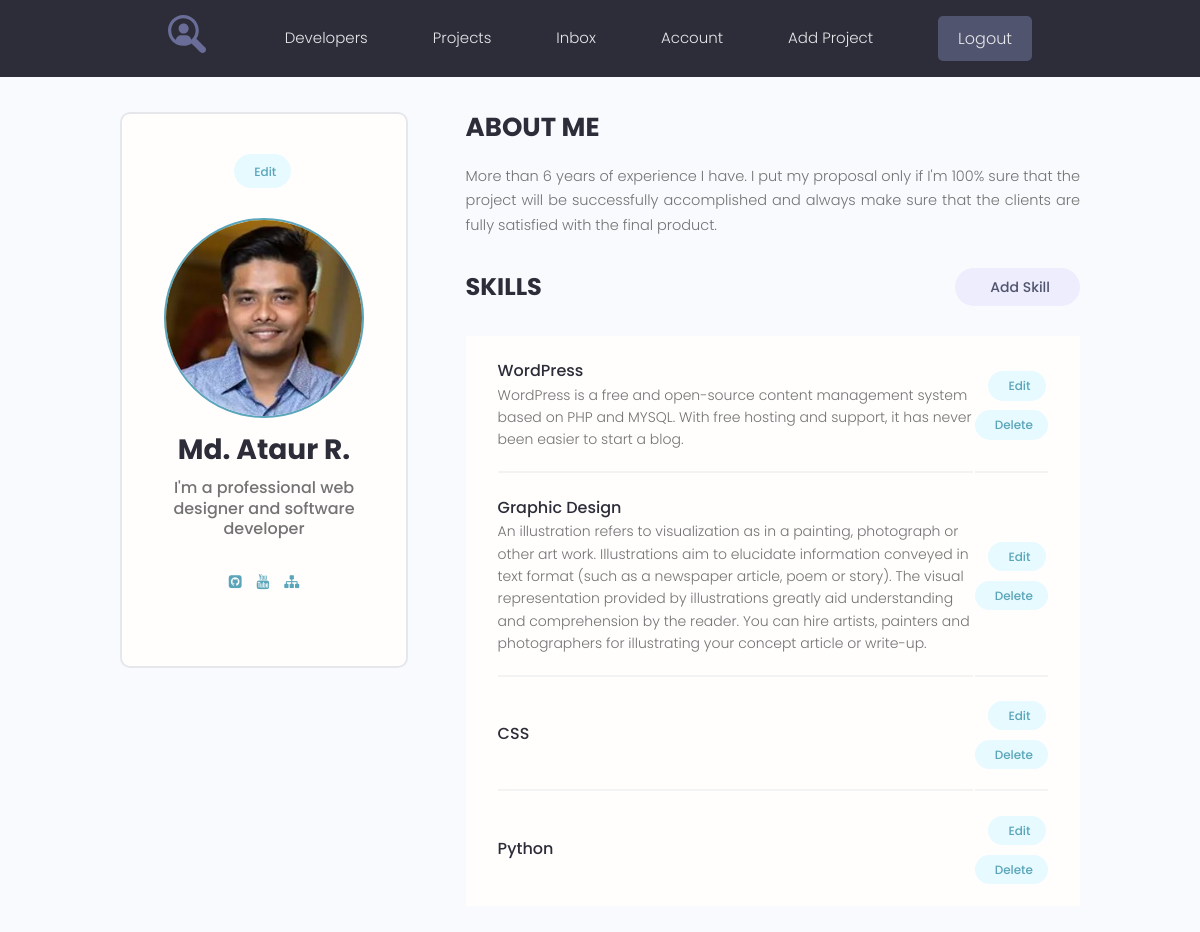
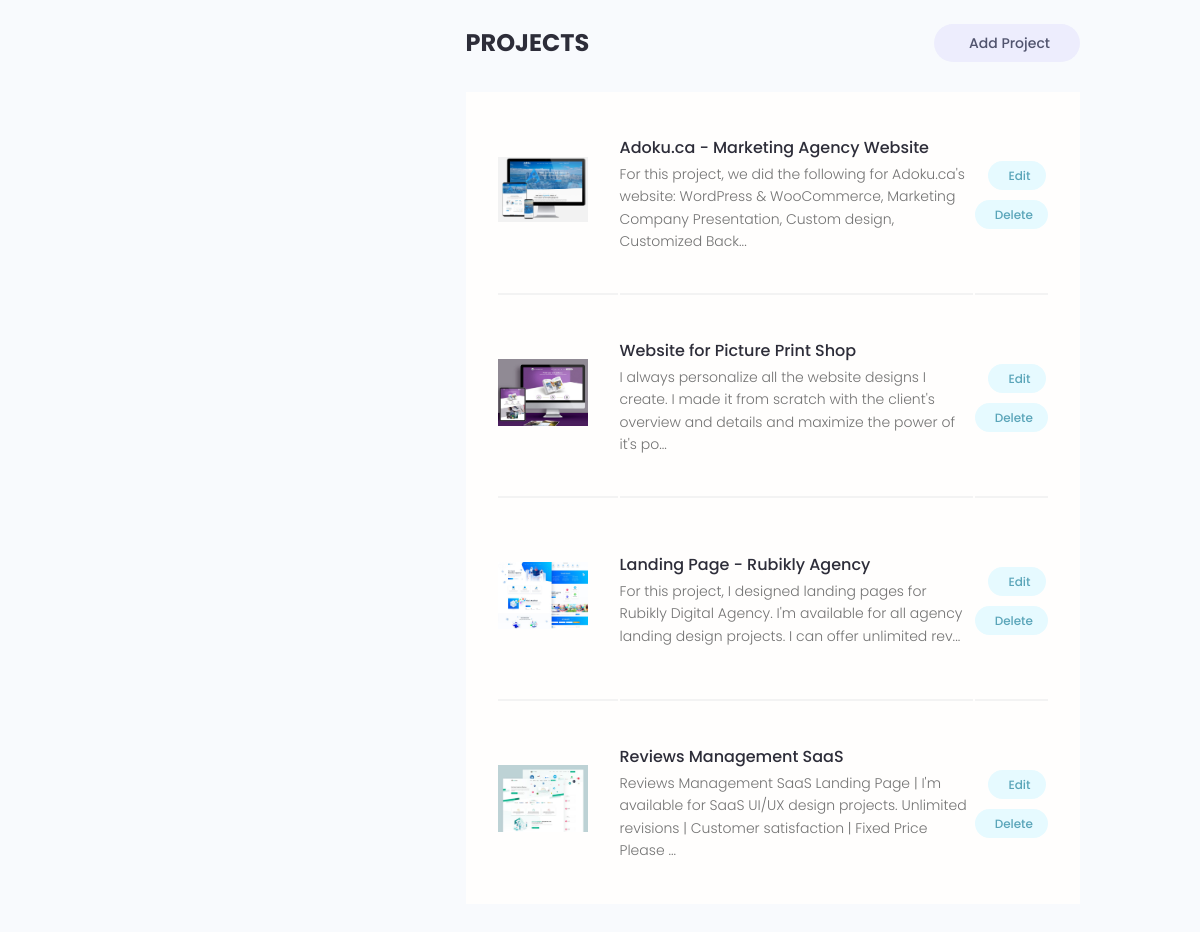
/account/ (signed in), run on the app's committed database (2 pictures, top to bottom).
### users/models.py (models this page shows, shortened)
class Profile(models.Model):
    user = models.OneToOneField(User, on_delete=models.CASCADE, null=True, blank=True)
    name = models.CharField(max_length=200, null=True, blank=True)
    email = models.EmailField(max_length=500, null=True, blank=True)
    username = models.CharField(max_length=200, null=True, blank=True)
    short_intro = models.CharField(max_length=200, null=True, blank=True)
    bio = models.TextField(null=True, blank=True)
    profile_image = models.ImageField(upload_to="profiles/", default="profiles/user-default.png", null=True, blank=True)
    social_github = models.CharField(max_length=200, null=True, blank=True)
    social_youtube = models.CharField(max_length=200, null=True, blank=True)
    social_website = models.CharField(max_length=200, null=True, blank=True)
    created = models.DateTimeField(auto_now_add=True)

class Skill(models.Model):
    owner = models.ForeignKey(Profile, on_delete=models.CASCADE, null=True, blank=True)
    name = models.CharField(max_length=200, null=True, blank=True)
    description = models.TextField(null=True, blank=True)
    created = models.DateTimeField(auto_now_add=True)

### projects/models.py (models this page shows, shortened)
class Project(models.Model):
    owner = models.ForeignKey(Profile, on_delete=models.SET_NULL, null=True, blank=True)
    title = models.CharField(max_length=200)
    description = models.TextField(null=True, blank=True)
    featured_images = models.ImageField(upload_to="projects/%Y/%m/%d/", blank=True, default="default.jpg")
    demo_link = models.CharField(max_length=2000, blank=True)
    source_link = models.CharField(max_length=2000, blank=True)
    tags = models.ManyToManyField('Tag', blank=True)
    vote_total = models.IntegerField(default=0, blank=True)
    vote_rating = models.IntegerField(default=0, blank=True)
    created = models.DateTimeField(auto_now_add=True)

### users/views.py (the view)
# urls.py: path('account/', views.user_account, name="account"),
@login_required(login_url='login')
def user_account(request):
    prof = request.user.profile
    skills = prof.skill_set.all()
    projects = prof.project_set.all()
    context = {
        'profile': prof,
        'skills': skills,
        'projects': projects,
    }
    return render(request, 'users/account.html', context)

### users/templates/users/account.html (shortened to what this page needs)
{% extends 'projects/base.html' %}
{% block content %}
<main class="settingsPage profile my-md">
    <div class="container">
        <div class="layout">
            <div class="column column--1of3">
                <div class="card text-center">
                    <div class="card__body dev">
                        <a class="tag tag--pill tag--main settings__btn" href="{% url 'edit-account' %}"> Edit</a>
                        <img class="avatar avatar--xl dev__avatar" src="{{ profile.profile_image.url }}"/>
                        <h2 class="dev__name">{{ profile.name }}</h2>
                        <p class="dev__title">{{ profile.short_intro }}</p>
                        <ul class="dev__social">
                            {% if profile.social_github %}
                            <li>
                                <a title="Github" href="{{ profile.social_github }}" target="_blank"><i
                                        class="fa fa-github-square"></i></a>
                            </li>
                            {% endif %}
                            {% if profile.social_youtube %}
                            <li>
                                <a title="Youtube" href="{{ profile.social_youtube }}" target="_blank"><i
                                        class="fa fa-youtube"></i></a>
                            </li>
                            {% endif %}
                            {% if profile.social_website %}
                            <li>
                                <a title="Personal Website" href="{{ profile.social_website }}" target="_blank"><i
                                        class="fa fa-sitemap"></i></a>
                            </li>
                            {% endif %}
                        </ul>
                    </div>
                </div>
            </div>
            <div class="column column--2of3">
                <div class="devInfo">
                    <h3 class="devInfo__title">About Me</h3>
                    <p class="devInfo__about">
                        {{ profile.bio }}
                    </p>
                </div>
                <div class="settings">
                    <h3 class="settings__title">Skills</h3>
                    <a class="tag tag--pill tag--sub settings__btn tag--lg" href="#"> Add
                        Skill</a>
                </div>
                <table class="settings__table">
                  {% for skill in skills %}
                    <tr>
                        <td class="settings__tableInfo">
                            <h4>{{ skill.name }}</h4>
                            <p>
                                {{ skill.description }}
                            </p>
                        </td>
                        <td class="settings__tableActions">
                            <a class="tag tag--pill tag--main settings__btn" href="#">
                                Edit</a>
                            <a class="tag tag--pill tag--main settings__btn" href="#">
                                Delete</a>
                        </td>
                    </tr>
                  {% endfor %}
                </table>
                <div class="settings">
                    <h3 class="settings__title">Projects</h3>
                    <a class="tag tag--pill tag--sub settings__btn tag--lg" href="#"> Add
                        Project</a>
                </div>
                <table class="settings__table">
                  {% for project in projects %}
                    <tr>
                        <td class="settings__thumbnail">
                            <a href="{% url 'project' project.id %}"><img src="{{ project.featured_images.url }}" alt="Project Thumbnail"/></a>
                        </td>
                        <td class="settings__tableInfo">
                            <a href="{% url 'project' project.id %}">{{ project.title }}</a>
                            <p>
                                {{ project.description|slice:"150" }}...
                            </p>
                        </td>
                        <td class="settings__tableActions">
                            <a class="tag tag--pill tag--main settings__btn" href="#">
                                Edit</a>
                            <a class="tag tag--pill tag--main settings__btn" href="#">
                                Delete</a>
                        </td>
                    </tr>
                  {% endfor %}
                </table>
            </div>
        </div>
    </div>
</main>
{% endblock %}

### projects/static/styles/app.css (style rules this page uses)
:root { --color-sub: #2d2d39; }
.card { border: 2px solid var(--color-light); }
img { width: 100%; }
.profile .card > .dev { padding: 4rem; }
.dev__avatar { display: block; margin: auto; }
.dev__name { color: var(--color-sub); font-size: 2.8rem; font-weight: 700; margin-top: 1rem; margin-bottom: 0.5rem; }
.dev__title { font-size: 1.6rem; font-weight: 500; line-height: 1.3; }
.dev__social { margin: 3rem 0; list-style: none; display: flex; justify-content: center; gap: 1.5rem; }
.devInfo { margin-bottom: 3rem; }
.devInfo__title, .devInfo__subtitle { font-size: 2.6rem; color: var(--color-sub); text-transform: uppercase; font-weight: 700; margin-bottom: 1.5rem; }
.devInfo__about, .devSkill__info { font-size: 1.45rem; line-height: 1.7; text-align: justify; }
.settingsPage .dev > .settings__btn { display: inline-block; margin-bottom: 3rem; }
.settings { display: flex; justify-content: space-between; align-items: center; }
.settings__title { font-size: 2.4rem; text-transform: uppercase; font-weight: 700; color: var(--color-sub); }
.settings__table { margin-top: 3rem; margin-bottom: 5rem; padding: 0 3rem; background: var(--color-white); }
.settings__table tr { width: 100%; }
.settings__table tr > td { padding: 2rem 0; }
.settings__table tr:not(:last-child) td { border-bottom: 2px solid var(--color-white-light); }
.settings__thumbnail { width: 23%; min-width: 10rem; }
.settings__thumbnail img { padding-right: 3rem; height: 15rem; object-fit: contain; }
.settings__tableInfo { width: 100%; }
.settings__tableInfo h4, .settings__tableInfo a { padding-right: 1rem; width: auto; font-size: 1.6rem; font-weight: 500; color: var(--color-sub); }
.settings__tableInfo p { font-size: 1.4rem; }
.settings__tableActions { text-align: right; }

### projects/static/uikit/styles/modules/_variables.css (style rules this page uses)
:root { --color-main: #5aa5b9; --color-main-light: #e6faff; --color-sub: #3f4156; --color-sub-light: #51546e; --color-sub-lighter: #ededfd; --color-text: #737373; --color-gray: #8b8b8b; --color-light: #e5e7eb; --color-light-gray: #767676; --color-bg: #f8fafd; --color-white: #fffefd; --color-white-light: #f3f3f3; --color-success: #359e64; --color-success-bg: #def8e8; --color-error: #fc4b0b; --color-error-bg: #fff2ee; --font-base: 'Poppins', arial, helvetica, 'Segoe UI', roboto, ubuntu, sans-serif; --font-monospace: 'Fira Code', 'Courier New', courier, monospace; --font-regular: 300; --font-medium: 500; --font-bold: 700; --generic-shadow: 1px 1px 5px #00000010; --generic-transition: all 0.3s ease-in-out; }

### projects/static/uikit/styles/modules/_base.css (style rules this page uses)
* { margin: 0; padding: 0; box-sizing: border-box; text-rendering: optimizeLegibility; color: inherit; font-size: inherit; }
html { font-size: 50%; }
@media only screen and (min-width: 480px) { html { font-size: 56.25%; } }
@media only screen and (min-width: 1200px) { html { font-size: 62.5%; } }
body { line-height: 1.6; font-weight: 400; font-size: 1.5rem; color: var(--color-text); background-color: var(--color-bg); min-height: 100vh; }

### projects/static/uikit/styles/modules/_typography.css (style rules this page uses)
* { font-family: var(--font-base); }
h2 { font-size: 3.6rem; font-weight: var(--font-bold); }
h3 { font-size: 3.2rem; font-weight: var(--font-medium); }
h4 { font-size: 2.8rem; font-weight: var(--font-medium); }
p, span, strong { font-size: 1.6rem; color: var(--color-text); font-weight: var(--font-regular); }
a { padding-bottom: 2px; text-decoration: none; display: inline-block; color: var(--color-main); font-weight: var(--font-medium); }

### projects/static/uikit/styles/modules/_utilities.css (style rules this page uses)
.container { width: 92%; max-width: 165rem; margin: 0 auto; box-sizing: border-box; }
@media screen and (min-width: 1000px) { .container { width: 90%; } }
@media screen and (min-width: 1200px) { .container { width: 80%; } }
.text-center { text-align: center; }
.my-md { margin: 3rem auto; }

### projects/static/uikit/styles/modules/_avatar.css (style rules this page uses)
.avatar { border-radius: 50%; border: 2px solid var(--color-main); object-fit: cover; }
.avatar--xl { height: 20rem; width: 20rem; }

### projects/static/uikit/styles/modules/_card.css (style rules this page uses)
.card { border-radius: 1rem; background-color: var(--color-white); border: 1.5px solid var(--color-light); width: auto; height: auto; margin-top: 0.5rem; margin-bottom: 0.5rem; overflow: hidden; }
.card__body, .card__header { padding: 2rem 2.5rem; }

### projects/static/uikit/styles/modules/_layout.css (style rules this page uses)
.layout { display: flex; flex-flow: row wrap; justify-content: space-between; }
.layout > .column { margin-bottom: 3rem; }
.layout > .column.column--1of3 { flex-basis: 30%; }
.layout > .column.column--2of3 { flex-basis: 64%; }

### data on the page
Profile: profile_image (picture), name "Md. Ataur R.", short_intro "I'm a professional web designer and software developer", bio "More than 6 years of experience I have. I put my proposal only if I'm 100% sure that the project will be successfully accomplished and always make sure that the clients are fully satisfied with the final product."
Skill: name "WordPress", description "WordPress is a free and open-source content management system based on PHP and MYSQL. With free hosting and support, it has never been easier to start a blog."
Skill: name "Graphic Design", description "An illustration refers to visualization as in a painting, photograph or other art work. Illustrations aim to elucidate information conveyed in text format (such as a newspaper article, poem or story). The visual representation provided by illustrations greatly aid understanding and comprehension by the reader. You can hire artists, painters and photographers for illustrating your concept article or write-up."
Skill: name "CSS"
Skill: name "Python"
Project: featured_images (picture), title "Adoku.ca - Marketing Agency Website", description "For this project, we did the following for Adoku.ca's website: WordPress & WooCommerce, Marketing Company Presentation, Custom design, Customized Back"
Project: featured_images (picture), title "Website for Picture Print Shop", description "I always personalize all the website designs I create. I made it from scratch with the client's overview and details and maximize the power of it's po"
Project: featured_images (picture), title "Landing Page - Rubikly Agency", description "For this project, I designed landing pages for Rubikly Digital Agency. I'm available for all agency landing design projects. I can offer unlimited rev"
Project: featured_images (picture), title "Reviews Management SaaS", description "Reviews Management SaaS Landing Page | I'm available for SaaS UI/UX design projects. Unlimited revisions | Customer satisfaction | Fixed Price Please"
